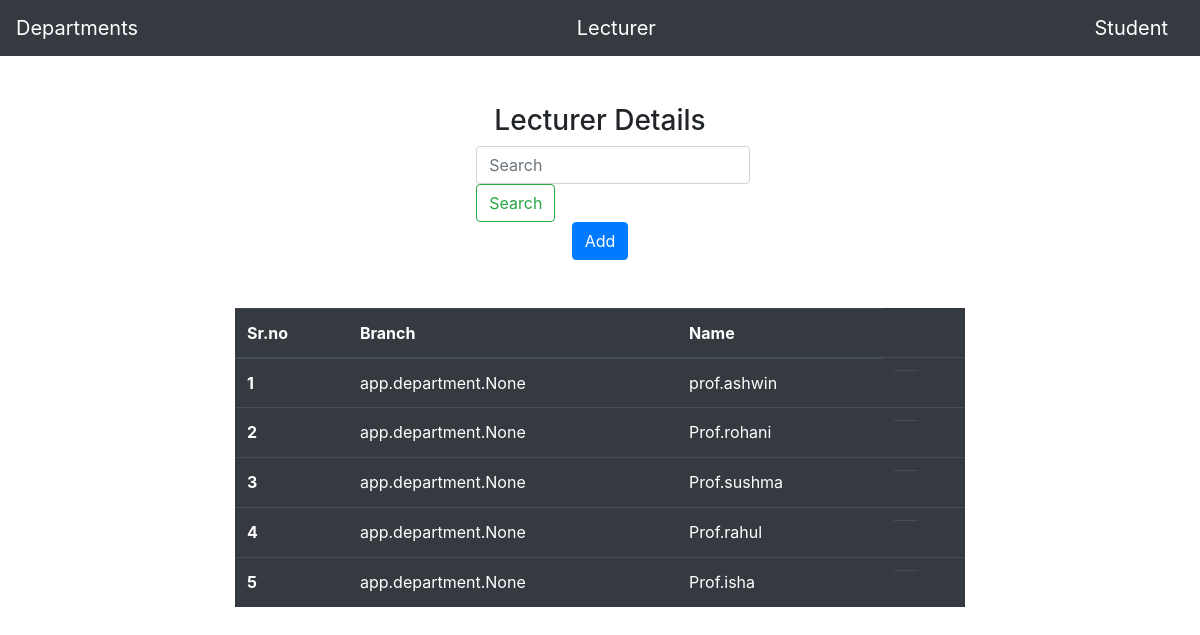
The page /lecturehome/ on the database its author committed.
### app/models.py (models this page shows, shortened)
class lecture(models.Model):
    name=models.CharField(max_length=30)
    depart=models.ManyToManyField(department)

### app/views.py (the view)
# urls.py: path('lecturehome/',views.lecturehome,name='lecturehome'),
def lecturehome(request):
        lec_data=lecture.objects.all()
        return render(request,'pages/lecturehome.html',{'lecdata':lec_data})

### app/templates/pages/lecturehome.html (shortened to what this page needs)
{% include 'pages/base.html' %}
{% block main_content%}
<section class="container">
 <div class="row justify-content-around text-center text-black mt-5">
 <div class="col-sm-8">
 <center><h3>Lecturer Details</h3></center>
 </div>
 </div>
 <center>
 <div class="col-sm-3">
 <form class="form-inline my-2 my-lg-0 " method=POST action="{% url 'lecture' %}" >
 <form class="form-inline my-2 my-lg-0 ">
      <input class="form-control mr-sm-2" type="search" placeholder="Search" aria-label="Search" name="lecture">
      <button class="btn btn-outline-success my-2 my-sm-0" type="submit">Search</button>
    </form>
 </div>
 <div class="row justify-content-around">
 <div class="col-sm-8">
 <a href="{% url 'add_lecture'%}" class='btn btn-primary float-end'>Add</a>
 </div>
 </div>
 <div class="row justify-content-around text-black mt-5">
 <div class="col-sm-8">
 <table class="table table-dark">
  <thead>
    <tr>
      <th scope="col">Sr.no</th>
      <th scope="col">Branch</th>
      <th scope="col">Name</th>
    </tr>
  </thead>
  <tbody>
  {% for lec in lecdata%}
    <tr>
      <th scope="row">{{forloop.counter}}</th>
      <td>{{lec.depart}}</td>
      <td>{{lec.name}}</td>
      <td class="aline-line">
      <table>
      <tr>
      <td><form action="#" method="POST">
      </td>
      </tr>
      </table>
      </td>
    </tr>
  {% endfor %}
  </tbody>
</table>
</div>
</div>
</section>
{%endblock main_content%}

### rows shown on the page
lecture: depart "app.department.None", name "prof.ashwin"
lecture: depart "app.department.None", name "Prof.rohani"
lecture: depart "app.department.None", name "Prof.sushma"
lecture: depart "app.department.None", name "Prof.rahul"
lecture: depart "app.department.None", name "Prof.isha"
